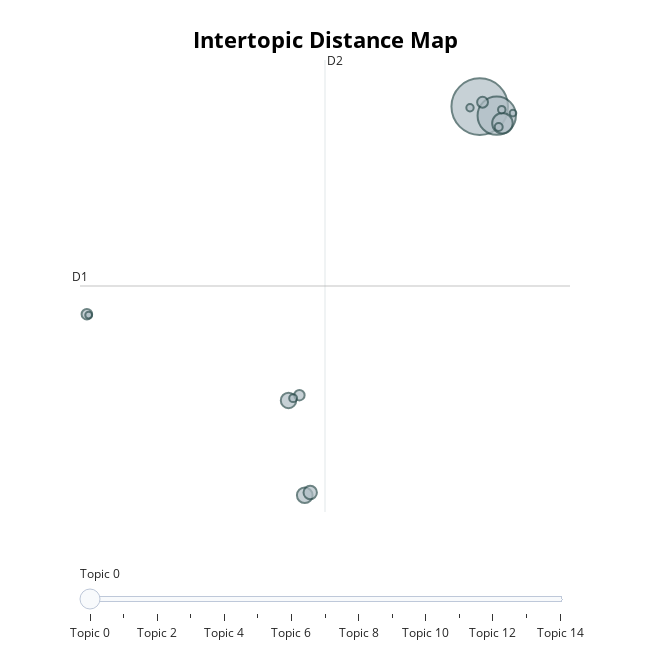

Notebook cell for this chart:
### Code cell
fig = topic_model.visualize_topics(); fig

### Figure 1 — Plotly figure (JSON) as saved in the notebook; plotly's stock layout.template omitted (floating-point values rounded to 4 significant figures)
{"data": [{"customdata": [[0, "verfahren | umfassen | aufweisen | erfindung | roboterarm", 2012], [1, "method | control | datum | system | information", 923], [2, "container | storage | system | grid | comprise", 265], [3, "surgical | instrument | end | drive | interface", 154], [4, "cleaning | clean | cleaner | vacuum | dust", 150], [5, "surgical | instrument | arm | system | control", 113], [6, "food | küchenmaschine | cooking | processor | küchengerät", 74], [7, "second | axis | joint | member | gear", 70], [8, "reinigungsroboter | reinigung | saugroboter | reinigen | erfindung", 68], [9, "battery | charge | electric | vehicle | power", 40], [10, "cleaning | clean | area | cleaner | perimeter", 39], [11, "crop | mower | lawn | agricultural | work", 35], [12, "laser | beam | optical | projektor | rolling", 34], [13, "finger | assembly | gripper | grip | second", 29], [14, "paint | head | nozzle | painting | coat", 28]], "hovertemplate": "<b>Topic %{customdata[0]}</b><br>%{customdata[1]}<br>Size: %{customdata[2]}", "legendgroup": "", "marker": {"color": "#B0BEC5", "size": [2012, 923, 265, 154, 150, 113, 74, 70, 68, 40, 39, 35, 34, 29, 28], "sizemode": "area", "sizeref": 1.258, "symbol": "circle", "line": {"color": "DarkSlateGrey", "width": 2}}, "mode": "markers", "name": "", "orientation": "v", "showlegend": false, "x": [14.09, 14.78, 15.01, 6.988, 6.328, 7.21, 14.21, -1.859, 6.771, 14.86, 6.516, 14.99, 13.7, -1.787, 15.44], "xaxis": "x", "y": [22.82, 22.07, 21.44, -9.199, -1.39, -8.976, 23.18, 5.718, -0.9571, 21.14, -1.202, 22.56, 22.72, 5.646, 22.28], "yaxis": "y", "type": "scatter"}], "layout": {"xaxis": {"anchor": "y", "domain": [0.0, 1.0], "title": {"text": ""}, "visible": false, "range": [-2.138, 17.76]}, "yaxis": {"anchor": "x", "domain": [0.0, 1.0], "title": {"text": ""}, "visible": false, "range": [-10.58, 26.65]}, "legend": {"tracegroupgap": 0, "itemsizing": "constant"}, "margin": {"t": 60}, "title": {"font": {"size": 22, "color": "Black"}, "text": "<b>Intertopic Distance Map</b>", "y": 0.95, "x": 0.5, "xanchor": "center", "yanchor": "top"}, "hoverlabel": {"font": {"size": 16, "family": "Rockwell"}, "bgcolor": "white"}, "width": 650, "height": 650, "sliders": [{"active": 0, "pad": {"t": 50}, "steps": [{"args": [{"marker.color": [["red", "#B0BEC5", "#B0BEC5", "#B0BEC5", "#B0BEC5", "#B0BEC5", "#B0BEC5", "#B0BEC5", "#B0BEC5", "#B0BEC5", "#B0BEC5", "#B0BEC5", "#B0BEC5", "#B0BEC5", "#B0BEC5"]]}], "label": "Topic 0", "method": "update"}, {"args": [{"marker.color": [["#B0BEC5", "red", "#B0BEC5", "#B0BEC5", "#B0BEC5", "#B0BEC5", "#B0BEC5", "#B0BEC5", "#B0BEC5", "#B0BEC5", "#B0BEC5", "#B0BEC5", "#B0BEC5", "#B0BEC5", "#B0BEC5"]]}], "label": "Topic 1", "method": "update"}, {"args": [{"marker.color": [["#B0BEC5", "#B0BEC5", "red", "#B0BEC5", "#B0BEC5", "#B0BEC5", "#B0BEC5", "#B0BEC5", "#B0BEC5", "#B0BEC5", "#B0BEC5", "#B0BEC5", "#B0BEC5", "#B0BEC5", "#B0BEC5"]]}], "label": "Topic 2", "method": "update"}, {"args": [{"marker.color": [["#B0BEC5", "#B0BEC5", "#B0BEC5", "red", "#B0BEC5", "#B0BEC5", "#B0BEC5", "#B0BEC5", "#B0BEC5", "#B0BEC5", "#B0BEC5", "#B0BEC5", "#B0BEC5", "#B0BEC5", "#B0BEC5"]]}], "label": "Topic 3", "method": "update"}, {"args": [{"marker.color": [["#B0BEC5", "#B0BEC5", "#B0BEC5", "#B0BEC5", "red", "#B0BEC5", "#B0BEC5", "#B0BEC5", "#B0BEC5", "#B0BEC5", "#B0BEC5", "#B0BEC5", "#B0BEC5", "#B0BEC5", "#B0BEC5"]]}], "label": "Topic 4", "method": "update"}, {"args": [{"marker.color": [["#B0BEC5", "#B0BEC5", "#B0BEC5", "#B0BEC5", "#B0BEC5", "red", "#B0BEC5", "#B0BEC5", "#B0BEC5", "#B0BEC5", "#B0BEC5", "#B0BEC5", "#B0BEC5", "#B0BEC5", "#B0BEC5"]]}], "label": "Topic 5", "method": "update"}, {"args": [{"marker.color": [["#B0BEC5", "#B0BEC5", "#B0BEC5", "#B0BEC5", "#B0BEC5", "#B0BEC5", "red", "#B0BEC5", "#B0BEC5", "#B0BEC5", "#B0BEC5", "#B0BEC5", "#B0BEC5", "#B0BEC5", "#B0BEC5"]]}], "label": "Topic 6", "method": "update"}, {"args": [{"marker.color": [["#B0BEC5", "#B0BEC5", "#B0BEC5", "#B0BEC5", "#B0BEC5", "#B0BEC5", "#B0BEC5", "red", "#B0BEC5", "#B0BEC5", "#B0BEC5", "#B0BEC5", "#B0BEC5", "#B0BEC5", "#B0BEC5"]]}], "label": "Topic 7", "method": "update"}, {"args": [{"marker.color": [["#B0BEC5", "#B0BEC5", "#B0BEC5", "#B0BEC5", "#B0BEC5", "#B0BEC5", "#B0BEC5", "#B0BEC5", "red", "#B0BEC5", "#B0BEC5", "#B0BEC5", "#B0BEC5", "#B0BEC5", "#B0BEC5"]]}], "label": "Topic 8", "method": "update"}, {"args": [{"marker.color": [["#B0BEC5", "#B0BEC5", "#B0BEC5", "#B0BEC5", "#B0BEC5", "#B0BEC5", "#B0BEC5", "#B0BEC5", "#B0BEC5", "red", "#B0BEC5", "#B0BEC5", "#B0BEC5", "#B0BEC5", "#B0BEC5"]]}], "label": "Topic 9", "method": "update"}, {"args": [{"marker.color": [["#B0BEC5", "#B0BEC5", "#B0BEC5", "#B0BEC5", "#B0BEC5", "#B0BEC5", "#B0BEC5", "#B0BEC5", "#B0BEC5", "#B0BEC5", "red", "#B0BEC5", "#B0BEC5", "#B0BEC5", "#B0BEC5"]]}], "label": "Topic 10", "method": "update"}, {"args": [{"marker.color": [["#B0BEC5", "#B0BEC5", "#B0BEC5", "#B0BEC5", "#B0BEC5", "#B0BEC5", "#B0BEC5", "#B0BEC5", "#B0BEC5", "#B0BEC5", "#B0BEC5", "red", "#B0BEC5", "#B0BEC5", "#B0BEC5"]]}], "label": "Topic 11", "method": "update"}, {"args": [{"marker.color": [["#B0BEC5", "#B0BEC5", "#B0BEC5", "#B0BEC5", "#B0BEC5", "#B0BEC5", "#B0BEC5", "#B0BEC5", "#B0BEC5", "#B0BEC5", "#B0BEC5", "#B0BEC5", "red", "#B0BEC5", "#B0BEC5"]]}], "label": "Topic 12", "method": "update"}, {"args": [{"marker.color": [["#B0BEC5", "#B0BEC5", "#B0BEC5", "#B0BEC5", "#B0BEC5", "#B0BEC5", "#B0BEC5", "#B0BEC5", "#B0BEC5", "#B0BEC5", "#B0BEC5", "#B0BEC5", "#B0BEC5", "red", "#B0BEC5"]]}], "label": "Topic 13", "method": "update"}, {"args": [{"marker.color": [["#B0BEC5", "#B0BEC5", "#B0BEC5", "#B0BEC5", "#B0BEC5", "#B0BEC5", "#B0BEC5", "#B0BEC5", "#B0BEC5", "#B0BEC5", "#B0BEC5", "#B0BEC5", "#B0BEC5", "#B0BEC5", "red"]]}], "label": "Topic 14", "method": "update"}]}], "shapes": [{"line": {"color": "#CFD8DC", "width": 2}, "type": "line", "x0": 7.81, "x1": 7.81, "y0": -10.58, "y1": 26.65}, {"line": {"color": "#9E9E9E", "width": 2}, "type": "line", "x0": -2.138, "x1": 17.76, "y0": 8.038, "y1": 8.038}], "annotations": [{"showarrow": false, "text": "D1", "x": -2.138, "y": 8.038, "yshift": 10}, {"showarrow": false, "text": "D2", "x": 7.81, "xshift": 10, "y": 26.65}]}}
